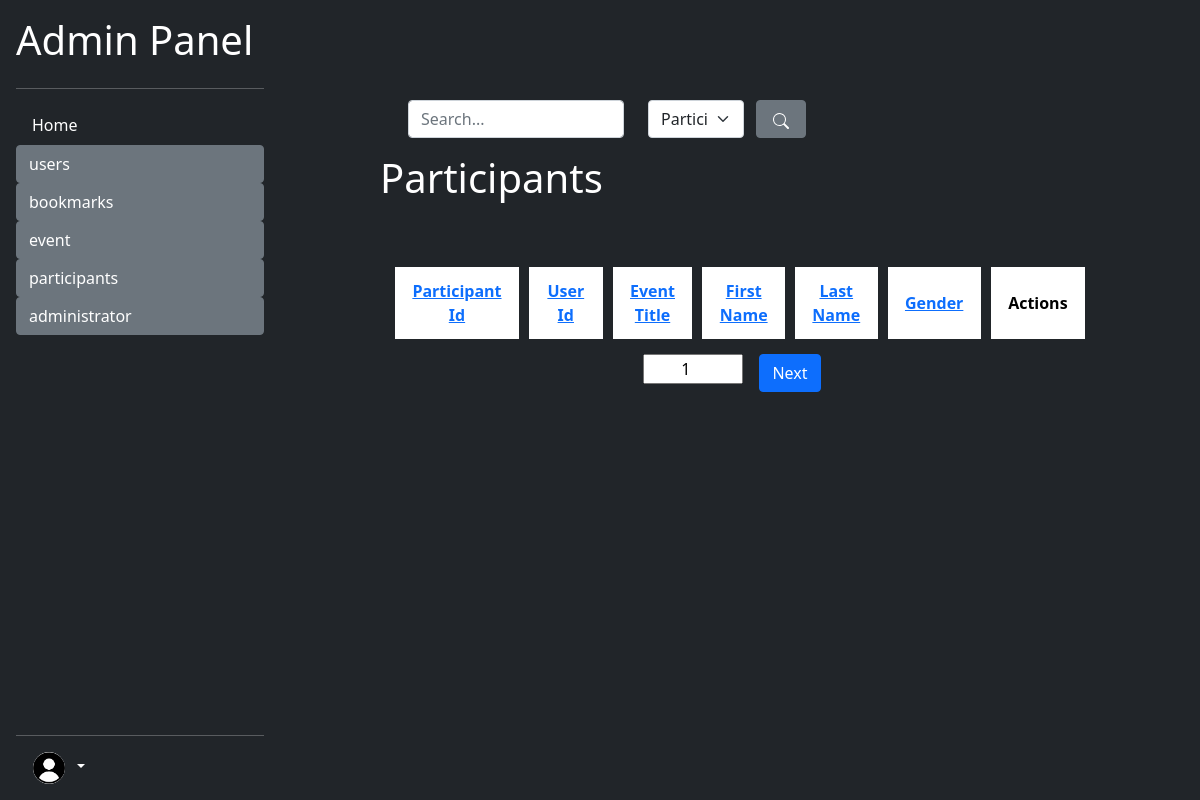
Before: /admin/participants/list_participants.php (signed in) with the older database file.
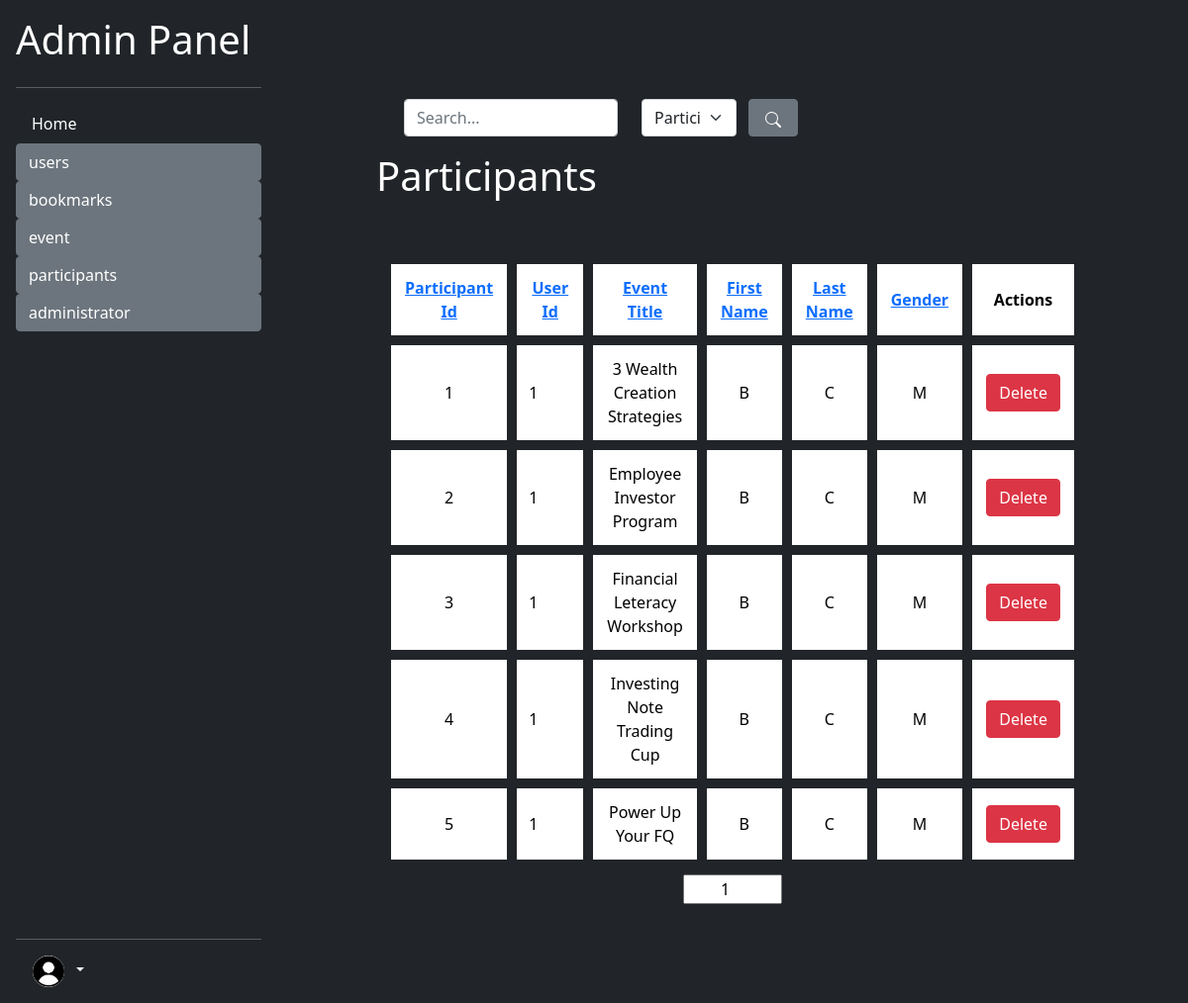
After: the same page with the newer database file.
### tables this page shows
CREATE TABLE `participants` (
  `participant_id` int(11) NOT NULL,
  `user_id` int(8) NOT NULL,
  `Event_Title_FK` varchar(30) NOT NULL,
  `gender` varchar(1) NOT NULL,
  `first_name` text NOT NULL,
  `last_name` text NOT NULL
);

### utility/utility.php (called while the page is built, shortened)
<?php
require_once dirname(__FILE__) . "/../env_variables.php";
function concatPaths(...$paths)
{
    $toReturn = array_shift($paths);
    foreach ($paths as $path) {
        if ($path != "") {
            $toReturn .=  "/" . $path;
        }
    }
    return  $toReturn;
}
function getVariableParentPath($fullPath, $levelsUp)
{
    $path = parse_url($fullPath)["path"];
    $pathArr  = explode("/", $path);
    $discardedChilds = array_slice($pathArr,  0, -$levelsUp);
    return implode("/", $discardedChilds);
}
class Database
{
    public $con;
    function __construct()
    {
        $this->con = mysqli_connect(self::DB_HOST, self::DB_USER, self::DB_PASSWORD, self::DB_NAME);
    }
    function select($columnArray, $whereStatements, $table = 'user')
    {
        $queryStatement = "SELECT " . array_shift($columnArray);
        foreach ($columnArray as $col) {
            $queryStatement .= ", $col";
        }
        if ($whereStatements == "") {
            $queryStatement .= " FROM $table";
        } else {
            $queryStatement .= " FROM $table WHERE $whereStatements;";
        }
        $this->queryResult = mysqli_query($this->con, $queryStatement);
        return mysqli_fetch_all($this->queryResult);
    }
}

### env_variables.php (called while the page is built, shortened)
<?php
$sevRoot = "/WEB-Design-Assignment-DFT2S1-main";

### admin/participants/list_participants.php (the view, shortened to what this page needs)
<?php
require_once dirname(__FILE__) . "/../../env_variables.php";
include "$docRoot/utility/utility.php";
include "../admin_utility.php";
require_once "$docRoot/utility/search.php";
include "$docRoot/admin/redirectNonAdmin.php";
$searchSuccess = false;
$colArray = array(
    "participant_id" => "Participant Id",
    "user_id" => "User Id",
    "Event_Title_FK" => "Event Title",
    "first_name" => "First Name",
    "last_name" => "Last Name",
    "gender" => "Gender"
);
$sortCol = "user_id";
$sort = "ASC";
$db = new Database();
$pageNo = 1;
if (!$searchSuccess) {
    $whereStatement = "TRUE ORDER BY $sortCol $sort";
    $result = $db->select(array("participant_id", "user_id", "Event_Title_FK", "first_name", "last_name", "gender"), $whereStatement, "participants");
    $resultArr = $result;
}
$pageCount = ceil(count($resultArr) / 10);
?>
<!DOCTYPE html>
<html lang="en">
<head>
    <link href="https://cdn.jsdelivr.net/npm/bootstrap@5.0.2/dist/css/bootstrap.min.css" rel="stylesheet">
    <link href="../index.css" type="text/css" rel="stylesheet">
</head>
<body class="bg-dark">
    <?php
    include_once "../sidebar.php";
    ?>
    <section class="text-white">
        <form class="mb-0 mx-3 row container mb-3" action="" method="GET">
            <div class="col-md-4">
                <input name="search" type="text" class="form-control" value="<?php if (isset($searchTerm)) echo $searchTerm ?>" placeholder="Search...">
            </div>
            <div class="col-md-2">
                <select name="col_search" id="" class="form-select">
                    <?php
                    foreach ($colArray as $col => $headerName) {
                        if ($searchCol == $col) {
                            echo "<option value='$col' selected>$headerName</option>";
                        } else {
                            echo "<option value='$col' >$headerName</option>";
                        }
                    }
                    ?>
                </select>
            </div>
            <button type="submit" class="btn btn-secondary" style="width: 50px;">
            </button>
        </form>
        <h1>Participants</h1>
        <table class="event-list">
            <tr class="text-center">
                <?php
                $searchParams = "";
                foreach ($colArray as $col => $headerName) {
                    $tempSort = "ASC";
                    if ($sortCol == $col) {
                        $tempSort = $sort;
                    }
                    echo <<<HTML
                    <th style="width:10%;">
                        <a href="{$_SERVER['PHP_SELF']}?pageNo=$pageNo&col=$col&sort=$tempSort$searchParams">
                        $headerName
                        </a>
                    </th>
HTML;
                }
                ?>
                <th style="width:10%;">Actions</th>
            </tr>
            <?php
            $startIndex = ($pageNo - 1) * 10;
            for ($i = $startIndex; $i < $startIndex + 10 && $i < count($resultArr); $i++) {
                echo <<<HTML
                    <tr class="text-center">
                        <td>{$resultArr[$i][0]}</td>
                        <td  style="text-align:left;">{$resultArr[$i][1]}</td>
                        <td>{$resultArr[$i][2]}</td>
                        <td>{$resultArr[$i][3]}</td>
                        <td>{$resultArr[$i][4]}</td>
                        <td>{$resultArr[$i][5]}</td>
                        <td>
                            <button class="btn btn-danger" onclick="enableModal([{$resultArr[$i][0]}, '{$resultArr[$i][1]}', '{$resultArr[$i][2]}', '{$resultArr[$i][3]}', '{$resultArr[$i][4]}', '{$resultArr[$i][5]}']);">Delete</button>
                        </td>
                    </tr>
HTML;
            }
            ?>
        </table>
        <?php
        $next = $pageNo + 1;
        echo '<div class="d-flex flex-row justify-content-center px-auto container">';
        ?>
        <?php
        echo <<<HTML
        <form action="{$_SERVER['PHP_SELF']}" method="GET">
            <input name="pageNo" value="$pageNo" id="pageNoInput" type="number" placeholder="1 ... {$pageCount}" min="1" max="{$pageCount}">
        </form>
HTML;
        ?>
        <?php
        if ($next != $pageCount + 1) {
            echo <<<HTML
                <button type="button" onclick="window.location='{$_SERVER['PHP_SELF']}?pageNo=$next'" class="btn btn-primary mx-3">
                    Next
                </button>
HTML;
        }
        echo '</div>';
        ?>
    </section>
</body>
</html>

### admin/sidebar.php (shortened to what this page needs)
<?php
require_once dirname(__FILE__) . "/../env_variables.php";
require_once "$docRoot/utility/utility.php";
?>
<div id="admin-sidebar" class="d-flex flex-column flex-shrink-0 p-3 text-white bg-dark">
    <a href="/" class="d-flex align-items-center mb-3 mb-md-0 me-md-auto text-white text-decoration-none">
        <h1>Admin Panel</h1>
    </a>
    <hr>
    <ul class="nav nav-pills flex-column mb-auto">
        <?php
        $dirList = array(
            "index.php" => "Home",
            'users' => array(
                "list_user.php" => "List Users",
                "add_user.php" => "Add Users",
            ),
            'bookmarks' => array(
                "list_bookmarks.php" => "List Bookmarks",
                "add_bookmark.php" => "Add Bookmark",
            ),
            'event' => array(
                "list_events.php" => "List Events",
                "add_event.php" => "Add Events",
            ),
            'participants' => array(
                "list_participants.php" => "List Participants",
                "add_participant.php" => "Add Participants",
            ),
            'administrator' => array(
                "list_admins.php" => "List Admins",
                "add_admin.php" => "Add Admin",
            )
        );
        $basePath = "$sevRoot/admin";
        function createSideMenu($dirArray, $currentPath )
        {
            $currentParentPath = getVariableParentPath($_SERVER['PHP_SELF'], 1);
            $currentFullPath = $_SERVER['PHP_SELF'];
            foreach ($dirArray as $dir => $dirOrFiles) {
                if (is_array($dirOrFiles)) {
                    if ($currentParentPath  == concatPaths($currentPath, $dir)) {
                        $activeStatus = "active";
                    } else {
                        $activeStatus = "btn-secondary";
                    }
                    echo <<<HTML
                    <li>
                        <button class="btn btn-primary $activeStatus" style="text-align:left; width:100%;" onclick="displaySideBar(this);">
                        $dir
                        </button>
                        <ul class="nav nav-pills flex-column subSideBar" >
HTML;
                    echo "  </ul>";
                    echo "</li>";
                } else if (is_string($dir)) {
                    if ($currentFullPath == concatPaths($currentPath, $dir)) {
                        $childActiveStatus = "bg-light text-dark";
                    } else {
                        $childActiveStatus = "text-white ";
                    }
                    echo  <<<HTML
                    <li class="container">
                        <a href="$currentPath/$dir" class="nav-link $childActiveStatus">$dirOrFiles</a>
                    </li>
HTML;
                }
            }
        }
        createSideMenu($dirList, $basePath);
        ?>
    </ul>
    <hr>
    <div class="dropdown">
        <a href="#" class="d-block text-white text-decoration-none dropdown-toggle dropdown-toggle-split" id="dropdownUser1" data-bs-toggle="dropdown">
            <img src="<?php echo "$sevRoot/resources/user_icon.png" ?> " alt="user" width="32" height="32" class="rounded-circle mx-2">
        </a>
    </div>
</div>

### admin/index.css (style rules this page uses)
html, body { height: 100%; }
#admin-sidebar { position: fixed; height: 100%; width: 280px; }
section { width: calc(100% - 280px); float: right; padding: 100px; }
.event-list { margin-top: 50px; width: 100%; border-spacing: 10px; padding: 5px; border-collapse: separate; }
.event-list th, .event-list td { padding: 12px; color: black; background-color: white; }
.container { padding: 0px; }
#pageNoInput { width: 100px; text-align: center; }

Changed rows visible on the page:
added participants: participant_id "1", user "1", Event_Title_FK "3 Wealth Creation Strategies", first_name "B", last_name "C", gender "M"
added participants: participant_id "2", user "1", Event_Title_FK "Employee Investor Program", first_name "B", last_name "C", gender "M"
added participants: participant_id "3", user "1", Event_Title_FK "Financial Leteracy Workshop", first_name "B", last_name "C", gender "M"
added participants: participant_id "4", user "1", Event_Title_FK "Investing Note Trading Cup", first_name "B", last_name "C", gender "M"
added participants: participant_id "5", user "1", Event_Title_FK "Power Up Your FQ", first_name "B", last_name "C", gender "M"
Other visible differences:
text no longer shown: "Next"
